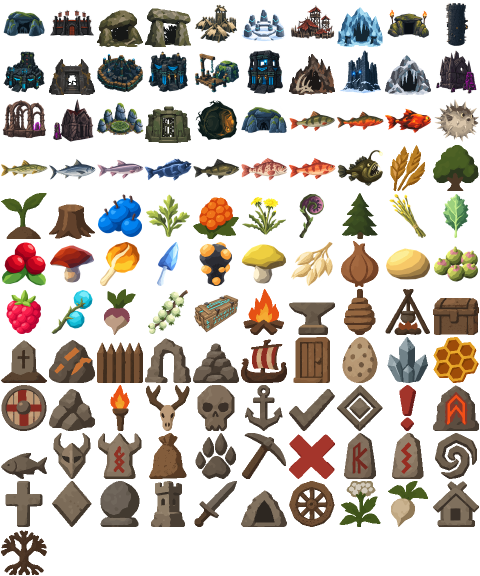
#> input picture collection_results/atlas_BOM_v8.png, 960 x 1152 px (shown at 1/2 size)
$ python -i bom_v8.py   (imports and definitions only)
#> lines starting #> are read from the running program, lines starting #| are printed output that depends on the picture; after the words box and inside, x2 and y2 are one past the last pixel; in counts of white or black regions, pixels touching at a corner belong together
#> further down, picture is the input picture: PIL image 960x1152 RGBA; mean R, G, B, A 43.6, 36.3, 28.1, 98
#!/usr/bin/env python3
from __future__ import annotations

import colorsys
import argparse
import hashlib
import json
import math
import re
import zipfile
from pathlib import Path
from typing import Dict, List, Tuple

import numpy as np
import cv2
from PIL import Image, ImageDraw, ImageFont

ALPHA_THRESHOLD = 8
SOURCE_TILE = 128
TARGET_TILE = 96
MARGIN = 2
SHADES_PER_FAMILY = 5
HUE_BINS = 12
SAT_NEUTRAL = 0.18
VAL_DARK_NEUTRAL = 0.10
MIN_FAMILY_PIXELS = 20
MIN_FAMILY_RATIO = 0.03
GLOW_MIN_PIXELS = 4
GLOW_SATURATION = 0.72
GLOW_VALUE = 0.63
BLACK_LUMA_MAX = 12.0
WHITE_LUMA_MIN = 233.0
NEUTRAL_SAT_MAX = 0.10
ARTIFACT_OPAQUE_NEIGHBORS_MIN = 1
COLOR_CLEANUP_PASSES = 1
COLOR_CLEANUP_NEIGHBOR_MAJORITY = 4
SOURCE_NEIGHBOR_MAX_DELTA_E = 14.0
NOISE_COMPONENT_MAX = 3
OUTLINE_PROTECTION_DELTA_L = 22.0

FAMILY_LABELS = [
    "red", "orange", "yellow", "yellow_green", "green", "teal",
    "cyan", "azure", "blue", "violet", "magenta", "rose"
]


def sha256_bytes(b: bytes) -> str:
    return hashlib.sha256(b).hexdigest()


def ensure_rgba(img: Image.Image) -> Image.Image:
    return img if img.mode == "RGBA" else img.convert("RGBA")


# [19 lines left out: function resize_rgba_premultiplied, not called in this run]


def crop_foreground(img: Image.Image) -> Image.Image | None:
    img = ensure_rgba(img)
    alpha = img.getchannel("A")
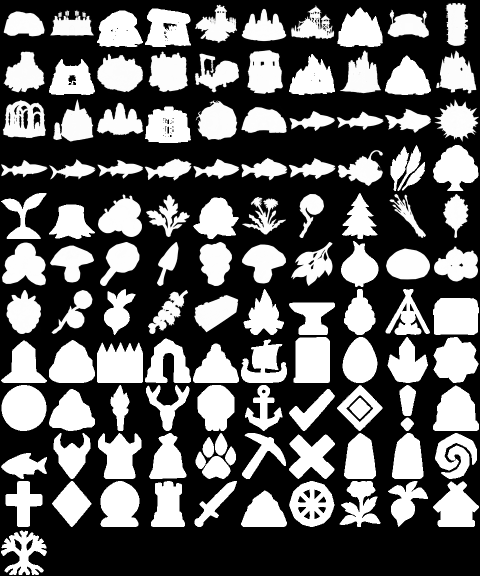
#> alpha: PIL image 960x1152 L (shown at 1/2 size); min 0, max 255, mean 98
    mask = alpha.point(lambda p: 255 if p >= ALPHA_THRESHOLD else 0)
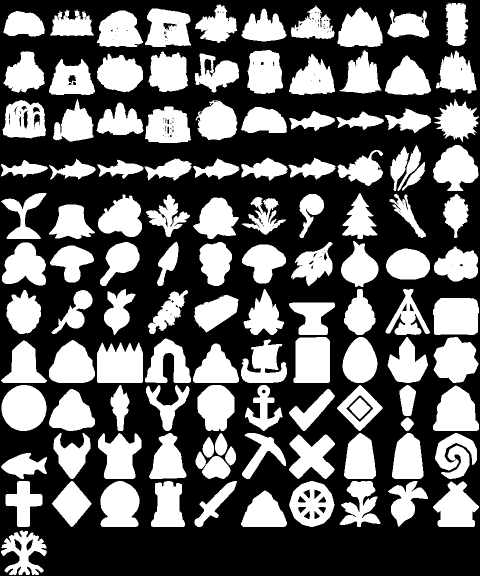
#> mask: PIL image 960x1152 L (shown at 1/2 size); 39.4% white; 174 white regions (55 under 20 px), largest, box (x1, y1, x2, y2) and area: (194, 685, 286, 766) 6561, (3, 770, 93, 862) 6493, (866, 596, 958, 670) 6336
    bbox = mask.getbbox()
#> bbox = (2, 5, 958, 1150)
    if bbox is None:
        return None
    cropped = img.crop(bbox).copy()
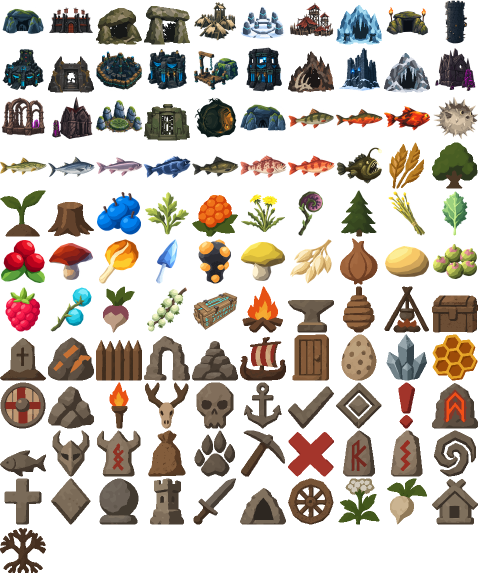
#> cropped: PIL image 956x1145 RGBA (shown at 1/2 size); mean R, G, B, A 44.1, 36.7, 28.4, 99; transparent parts drawn white
    # Preserve original antialiasing (hard alpha created artificial dark sawtooth edges).
    cropped.putalpha(cropped.getchannel("A").point(lambda p: p if p >= 8 else 0))
    return cropped


# [18 lines left out: function normalize_to_target, not called in this run]


def luminance(rgb: np.ndarray) -> np.ndarray:
    return 0.2126 * rgb[:, 0] + 0.7152 * rgb[:, 1] + 0.0722 * rgb[:, 2]


# [13 lines left out: functions rgb_to_hsv, family_for_pixel, not called in this run]


def pick_real_nearest(group: np.ndarray, target_rgb: np.ndarray) -> np.ndarray:
    diff = np.sum((group.astype(np.float32) - target_rgb.astype(np.float32)) ** 2, axis=1)
    return group[int(np.argmin(diff))]


# [269 lines left out: functions unique_ordered, representative_palette_for_family, split_families, build_tile_palette, family_for_hsv_lum, family_for_pixel_from_rgb and 4 more, not called in this run]

# BOM v8: source-faithful perceptual mapping. All representative colors are
# real source pixels. An unsafe mapping is rejected, never force-applied.
V8_SHADES=5
V8_DELTA_MAX=11.0
V8_LUMA_MAX=7.0
V8_HUE_MAX=10.0
V8_EDGE_THRESHOLD=14.0


# [5 lines left out: function v8_lab, not called in this run]


def v8_hsv(rgb):
    a=np.asarray(rgb,dtype=np.float32)/255.0
    return cv2.cvtColor(a.reshape(-1,1,3),cv2.COLOR_RGB2HSV)[:,0,:]


# [349 lines left out: functions v8_labels, v8_palette, v8_source_edges, process_tile, render_preview, main, not called in this run]


# [2 lines not run here, left out]

>>> from PIL import Image
>>> picture = Image.open('../collection_results/atlas_BOM_v8.png')
>>> result = crop_foreground(picture)

$ run again, on input/Valheim_Compass_Atlas.png
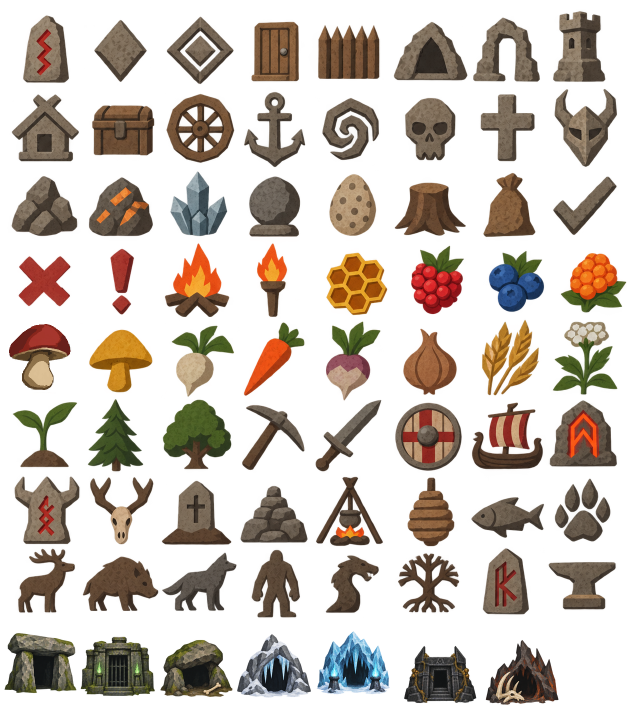
#> input picture input/Valheim_Compass_Atlas.png, 1254 x 1411 px (shown at 1/2 size)
#> picture is the input picture: PIL image 1254x1411 RGBA; mean R, G, B, A 46.4, 35.1, 25.1, 91
#> in crop_foreground, `mask = alpha.point(lambda p: 255 if p >= ALPHA_THRESHOLD else 0)`:
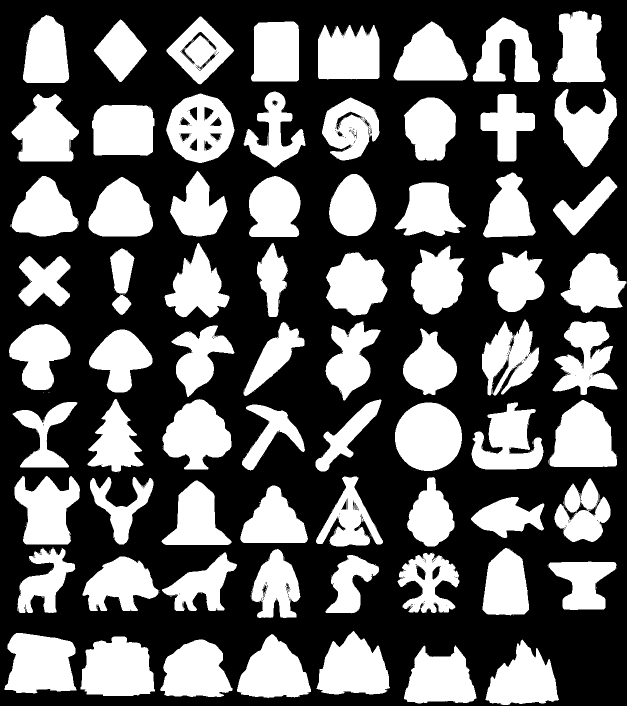
#> mask: PIL image 1254x1411 L (shown at 1/2 size); 38.2% white; 279 white regions (207 under 20 px), largest, box (x1, y1, x2, y2) and area: (790, 805, 924, 942) 14449, (161, 1273, 310, 1392) 14056, (9, 1266, 153, 1387) 13669
#> bbox = (9, 21, 1253, 1410)
#> in crop_foreground, `cropped = img.crop(bbox).copy()`:
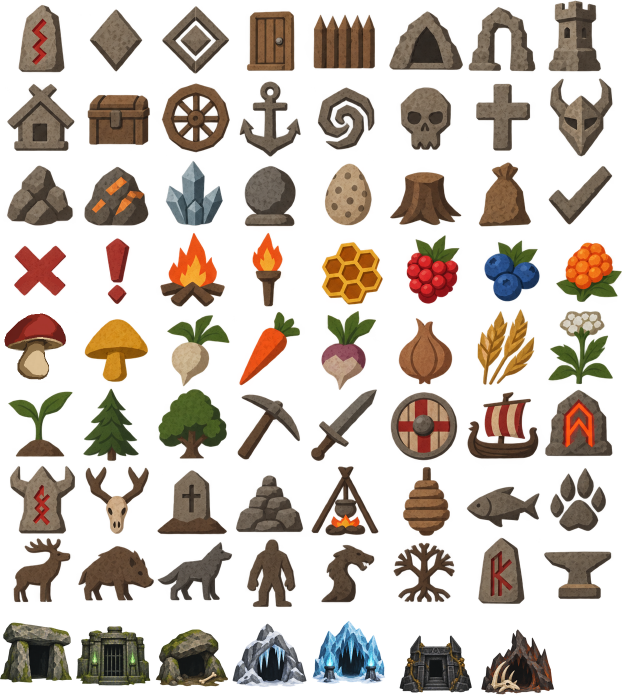
#> cropped: PIL image 1244x1389 RGBA (shown at 1/2 size); mean R, G, B, A 47.5, 35.9, 25.7, 93.1; transparent parts drawn white
